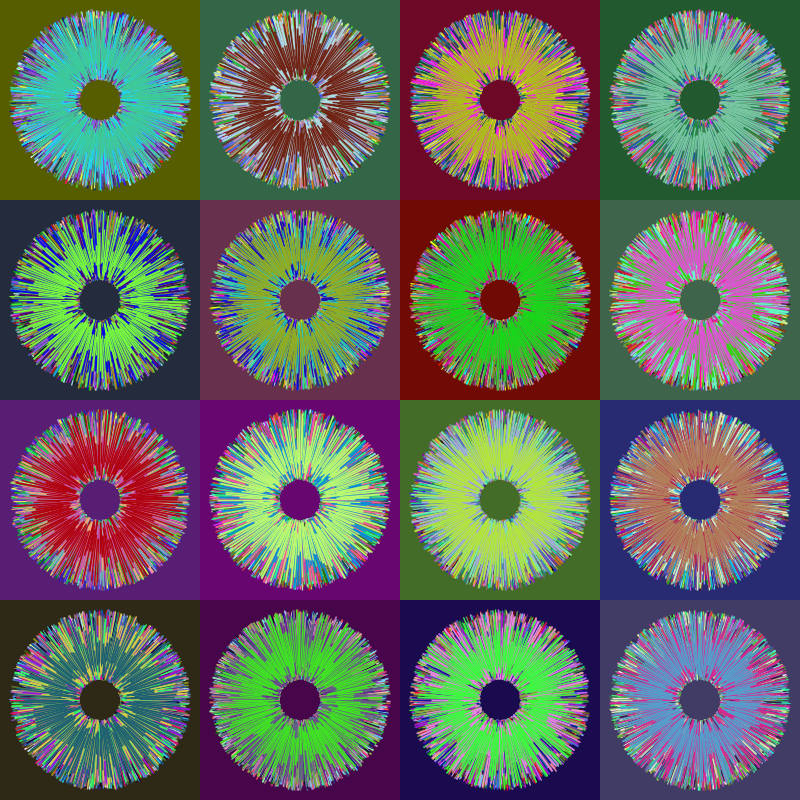
Frame 1 (no input)
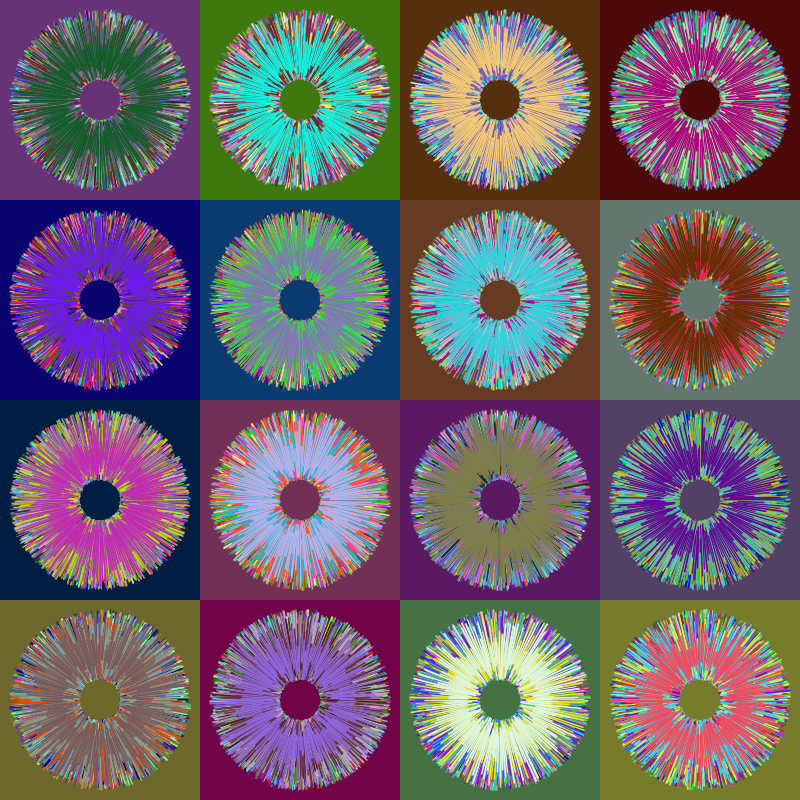
Frame 2 (the mouse pressed at the canvas centre, redrawn once)

The Processing sketch that drew these frames (run headless with seeded random() and noise(); the mouse was pressed at the canvas centre and the sketch redrawn once):

// Processing sketch: Tutorial01
// ── Tutorial01.pde
int counting = 0;
int fps = 60;

float loopCount = 30;

int splitWidth = 200;

void setup() 
{
    size(800, 800, JAVA2D);
    frameRate(fps);

    noLoop();
}

void draw() 
{
    ++counting;
    int sec = counting/fps;
    int frameRest = counting % fps;

    float detailedSec = (float)counting/fps;

    for (int i = -splitWidth / 2; i < width + splitWidth / 2; i += splitWidth)
    {
        for(int j = -splitWidth / 2; j < height + splitWidth / 2; j += splitWidth)
        {
            push();
            translate(i,j);

            noStroke();
            fill(random(125),random(125),random(125));
            rectMode(CENTER);
            rect(0,0,splitWidth,splitWidth);

            for (int n =0; n < loopCount; ++n)
            {
                stroke(random(255),random(255),random(255));
                for (int a = 0; a <360; a+=2)
                {
                    float x = random(splitWidth/10, splitWidth/5);
                    float xx = random(splitWidth/4,splitWidth/2.2);
                    strokeWeight(random(1,2));
                    strokeCap(CORNER);

                    pushMatrix();
                    rotate(radians(a) + radians(n * 2/loopCount));
                    line(x,0,xx,0);
                    popMatrix();
                }
            }
            pop();
        }
    }
    
}

void keyPressed()
{
    if (key==' ') redraw();
}
